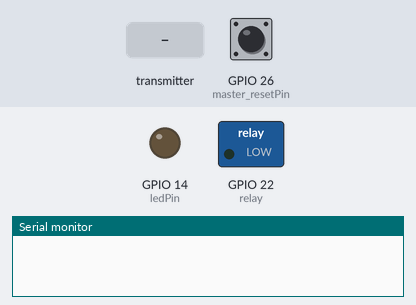
Bench run of a sketch on a simulated ESP32. Shown: switched loads named in the sketch (green lamp = pin HIGH), output pins drawn as LEDs (lit = HIGH), the last lines printed to the serial monitor. The test bench sets the inputs (shaded band); at power-on: GPIO 26 (master_resetPin) LOW.

Above: at 1.2 s.
1.3 s: the transmitter starts sending ls = 1
At 1.7 s:
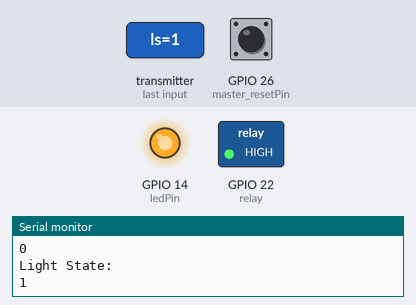
2.8 s: GPIO 26 (master_resetPin) pulled HIGH for 0.15 s
At 3.05 s:
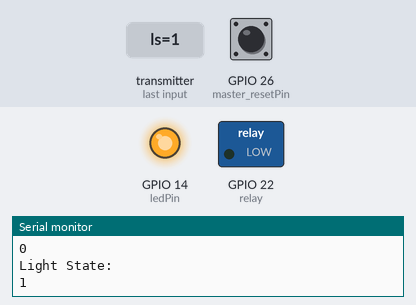
4.8 s: GPIO 26 (master_resetPin) pulled HIGH for 3.2 s
At 9.4 s:
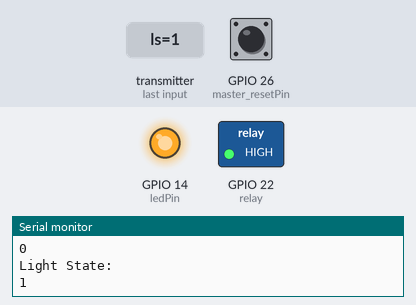
Timing chart, 0 to 10.9 s (numbered marks = the images above; inputs shaded):
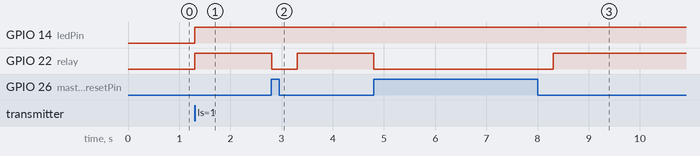

The sketch:

Receiver_ESP_file-1.ino
```cpp
#include <esp_now.h>
#include "WiFi.h"

const int ledPin = 14;
const int relay = 22;
const int master_resetPin = 26;

//uint8_t broadcastAddress[] = {0x08, 0x3A, 0xF2, 0x8E, 0xE7, 0x80};

// Structure example to receive data
// Must match the sender structure
typedef struct struct_message {
  char a[32];
  bool d;
  bool lbs;
  bool bs;
  bool ls;
  bool rst;
  bool m_rst;
} struct_message;

// Create a struct_message called myData
struct_message myData;

/*//--
void OnDataSent(const uint8_t *mac_addr, esp_now_send_status_t status) {
  Serial.print("\r\nLast Packet Send Status:\t");
  Serial.println(status == ESP_NOW_SEND_SUCCESS ? "Delivery Success" : "Delivery Fail");
}
//--
*/

// callback function that will be executed when data is received
void OnDataRecv(const uint8_t * mac, const uint8_t *incomingData, int len) {
  memcpy(&myData, incomingData, sizeof(myData));
  Serial.print("Bytes received: ");
  Serial.println(len);
  Serial.print("Char: ");
  Serial.println(myData.a);
  Serial.print("Button Pressed?: ");
  Serial.println(myData.d);
  Serial.println("Button State: ");
  Serial.println(myData.bs);
  Serial.println("Reset button: ");
  Serial.println(myData.rst);
  Serial.println("Light State: ");
  Serial.println(myData.ls);
  //Serial.println("Master reset State: ");
  //Serial.println(master_resetPin);
  Serial.println();

  if (myData.ls == true){
    //digitalWrite(ledPin, HIGH);
    //digitalWrite(ledPin, myData.ls);
    digitalWrite(ledPin, myData.ls); //NEW ADD
    digitalWrite(relay, myData.ls);
  }

  if (myData.rst == true){
      digitalWrite(ledPin, myData.ls); //NEW ADD
      digitalWrite(relay, myData.ls);
  }
}

void setup() {
  // Initialize Serial Monitor
  Serial.begin(115200);
  pinMode(ledPin, OUTPUT);
  digitalWrite(ledPin, LOW);
  pinMode(relay, OUTPUT);
  pinMode(master_resetPin, INPUT);
  //digitalWrite(ledPin, myData.ls); //added

  // Set device as a Wi-Fi Station
  WiFi.mode(WIFI_STA);

  // Init ESP-NOW
  if (esp_now_init() != ESP_OK) {
    Serial.println("Error initializing ESP-NOW");
    return;
  }

  /*//--
  //esp_now_register_send_cb(OnDataSent);

  // Register peer
  esp_now_peer_info_t peerInfo;
  memcpy(peerInfo.peer_addr, broadcastAddress, 6);
  peerInfo.channel = 0;
  peerInfo.encrypt = false;

  // Add peer
  if (esp_now_add_peer(&peerInfo) != ESP_OK){
    Serial.println("Failed to add peer");
    return;
  }
  //--
  */

  // Once ESPNow is successfully Init, we will register for recv CB to
  // get recv packer info
  esp_now_register_recv_cb(OnDataRecv);
}

void loop() {
  // Set values to send
  myData.m_rst = digitalRead(master_resetPin);

  if (myData.m_rst == true){
    digitalWrite(relay, LOW);
    myData.ls = false;
  }

  // Send message via ESP-NOW
  //esp_err_t result = esp_now_send(broadcastAddress, (uint8_t *) &myData, sizeof(myData));
  /*
  if (result == ESP_OK) {
    Serial.println("Sent with success");
  }
  else {
    Serial.println("Error sending the data");
  }
  delay(5000);
  */
}
```

Measured:
- after the input at 1.3 s, GPIO 14 (ledPin), GPIO 22 (relay): LOW → HIGH at once
- after the input at 2.8 s, GPIO 22 (relay): HIGH → LOW at once, → HIGH 0.50 s later
- after the input at 4.8 s, GPIO 22 (relay): HIGH → LOW at once, → HIGH 3.5 s later
